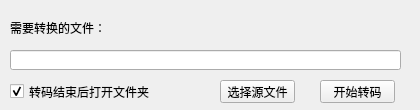
<?xml version="1.0" encoding="UTF-8"?>
<ui version="4.0">
 <class>TmsRecorderClass</class>
 <widget class="QMainWindow" name="TmsRecorderClass">
  <property name="geometry">
   <rect>
    <x>0</x>
    <y>0</y>
    <width>420</width>
    <height>110</height>
   </rect>
  </property>
  <property name="windowTitle">
   <string>TmsRecorder</string>
  </property>
  <widget class="QWidget" name="centralWidget">
   <widget class="QStackedWidget" name="stackedWidget">
    <property name="geometry">
     <rect>
      <x>0</x>
      <y>0</y>
      <width>421</width>
      <height>151</height>
     </rect>
    </property>
    <property name="currentIndex">
     <number>0</number>
    </property>
    <widget class="QWidget" name="page">
     <widget class="QLineEdit" name="lineEdit_sourceFile">
      <property name="geometry">
       <rect>
        <x>10</x>
        <y>50</y>
        <width>391</width>
        <height>20</height>
       </rect>
      </property>
     </widget>
     <widget class="QPushButton" name="btn_selSource">
      <property name="geometry">
       <rect>
        <x>220</x>
        <y>80</y>
        <width>75</width>
        <height>23</height>
       </rect>
      </property>
      <property name="text">
       <string>选择源文件</string>
      </property>
     </widget>
     <widget class="QPushButton" name="btn_convert">
      <property name="geometry">
       <rect>
        <x>320</x>
        <y>80</y>
        <width>75</width>
        <height>23</height>
       </rect>
      </property>
      <property name="text">
       <string>开始转码</string>
      </property>
     </widget>
     <widget class="QLabel" name="label_2">
      <property name="geometry">
       <rect>
        <x>10</x>
        <y>20</y>
        <width>151</width>
        <height>16</height>
       </rect>
      </property>
      <property name="text">
       <string>需要转换的文件：</string>
      </property>
     </widget>
     <widget class="QCheckBox" name="checkBox_openFolder">
      <property name="geometry">
       <rect>
        <x>10</x>
        <y>80</y>
        <width>171</width>
        <height>23</height>
       </rect>
      </property>
      <property name="text">
       <string>转码结束后打开文件夹</string>
      </property>
      <property name="checked">
       <bool>true</bool>
      </property>
     </widget>
    </widget>
    <widget class="QWidget" name="page_2">
     <widget class="QProgressBar" name="progressBar_3">
      <property name="geometry">
       <rect>
        <x>20</x>
        <y>55</y>
        <width>381</width>
        <height>23</height>
       </rect>
      </property>
      <property name="value">
       <number>0</number>
      </property>
      <property name="textVisible">
       <bool>false</bool>
      </property>
      <property name="textDirection">
       <enum>QProgressBar::BottomToTop</enum>
      </property>
      <property name="format">
       <string>%p%</string>
      </property>
     </widget>
     <widget class="QLabel" name="label">
      <property name="geometry">
       <rect>
        <x>20</x>
        <y>20</y>
        <width>251</width>
        <height>21</height>
       </rect>
      </property>
      <property name="font">
       <font>
        <family>微软雅黑</family>
        <pointsize>-1</pointsize>
        <weight>75</weight>
        <italic>false</italic>
        <bold>true</bold>
       </font>
      </property>
      <property name="styleSheet">
       <string notr="true">background-color:transparent;
font: 15px &quot;微软雅黑&quot;;
font-weight:bold;</string>
      </property>
      <property name="text">
       <string>观看前您需要将录制文件进行转换</string>
      </property>
     </widget>
     <widget class="QLabel" name="label_percent">
      <property name="geometry">
       <rect>
        <x>170</x>
        <y>85</y>
        <width>54</width>
        <height>12</height>
       </rect>
      </property>
      <property name="text">
       <string/>
      </property>
      <property name="alignment">
       <set>Qt::AlignCenter</set>
      </property>
     </widget>
     <widget class="QLabel" name="label_sucTip">
      <property name="geometry">
       <rect>
        <x>270</x>
        <y>20</y>
        <width>54</width>
        <height>21</height>
       </rect>
      </property>
      <property name="text">
       <string/>
      </property>
     </widget>
    </widget>
   </widget>
  </widget>
 </widget>
 <layoutdefault spacing="6" margin="11"/>
 <resources>
  <include location="tmsrecorder.qrc"/>
 </resources>
 <connections/>
</ui>
